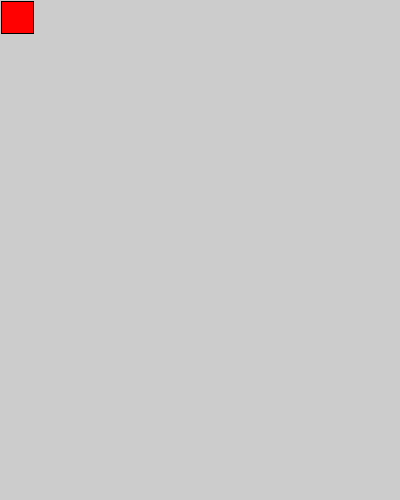
Frame 1 (no input)
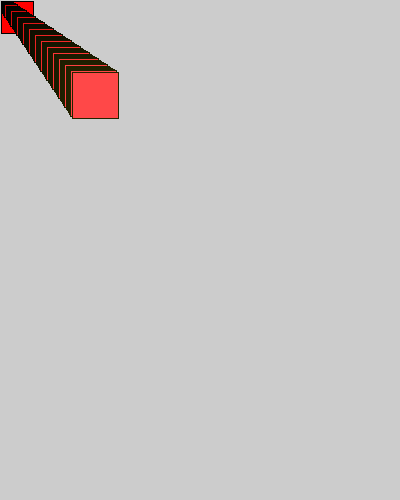
Frame 60 (the mouse pressed at the canvas centre just before this capture)
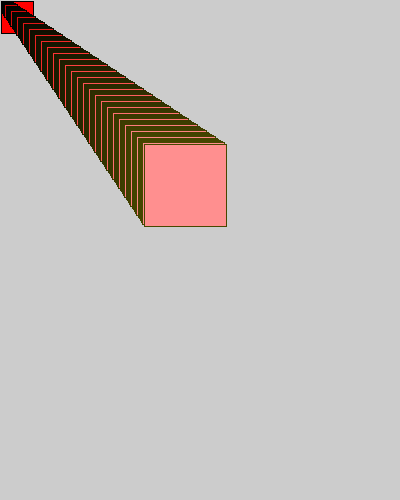
Frame 120 (the mouse held since frame 60 and released just before this capture)

The Processing sketch that drew these frames (run headless with seeded random() and noise(); from frame 60 on, the mouse is pressed at the canvas centre):

// Processing sketch: processing_42416
// ── processing_42416.pde

float x = 0;
float y = 0;
float xspeed = 1.2;
float yspeed = 1.2;
float r = 32+.2*y;

void setup() {
  size (400, 500);
  frameRate(30);
}
 
void draw(){
  
  x = x + xspeed;
  y = y + yspeed;
  
  if ((x > width) || (x < 01 )) {
    xspeed = xspeed * -1;
  }

xspeed = Y*xspeed;
    
    if (( y > height) || (y < 1)) {
      yspeed = yspeed *-1;
    }
    
    
    stroke(0+y/2,0+x/2,0/y*x);
    fill(20*r+(y+2), x*1, y*1);
    rect (x,y,r+y/2, r+x/2);
    
    r = constrain(10, 1, 100);
    
}
                
                
